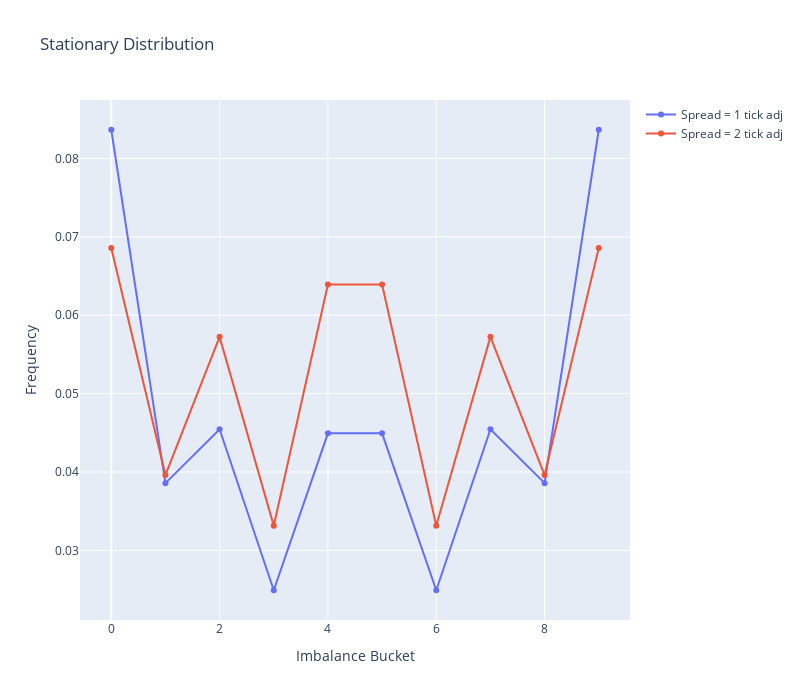

Here is the notebook cell this chart was saved with:
### Markdown cell above
!['q_adj'](../data/images/q_adj.png)

### Code cell
w = np.linalg.matrix_power(B, 100)
spread_1 = w[0][:n_imbalance]
spread_2 = w[0][n_imbalance:]

fig = go.Figure()
fig.add_trace(go.Scatter(x=imb, y=spread_1, name='Spread = 1 tick adj'))
fig.add_trace(go.Scatter(x=imb, y=spread_2, name='Spread = 2 tick adj'))
fig.update_layout(title='Stationary Distribution', xaxis_title='Imbalance Bucket', yaxis_title='Frequency', height=700, width=800)
fig.show()

### Figure 1 — Plotly figure (JSON) as saved in the notebook; plotly's stock layout.template omitted (floating-point values rounded to 4 significant figures)
{"data": [{"name": "Spread = 1 tick adj", "type": "scatter", "x": [0, 1, 2, 3, 4, 5, 6, 7, 8, 9], "y": [0.08366, 0.03857, 0.04545, 0.02491, 0.04493, 0.04493, 0.02491, 0.04545, 0.03857, 0.08366]}, {"name": "Spread = 2 tick adj", "type": "scatter", "x": [0, 1, 2, 3, 4, 5, 6, 7, 8, 9], "y": [0.06857, 0.03961, 0.05724, 0.03315, 0.06391, 0.06391, 0.03315, 0.05724, 0.03961, 0.06857]}], "layout": {"height": 700, "title": {"text": "Stationary Distribution"}, "width": 800, "xaxis": {"title": {"text": "Imbalance Bucket"}}, "yaxis": {"title": {"text": "Frequency"}}}}
